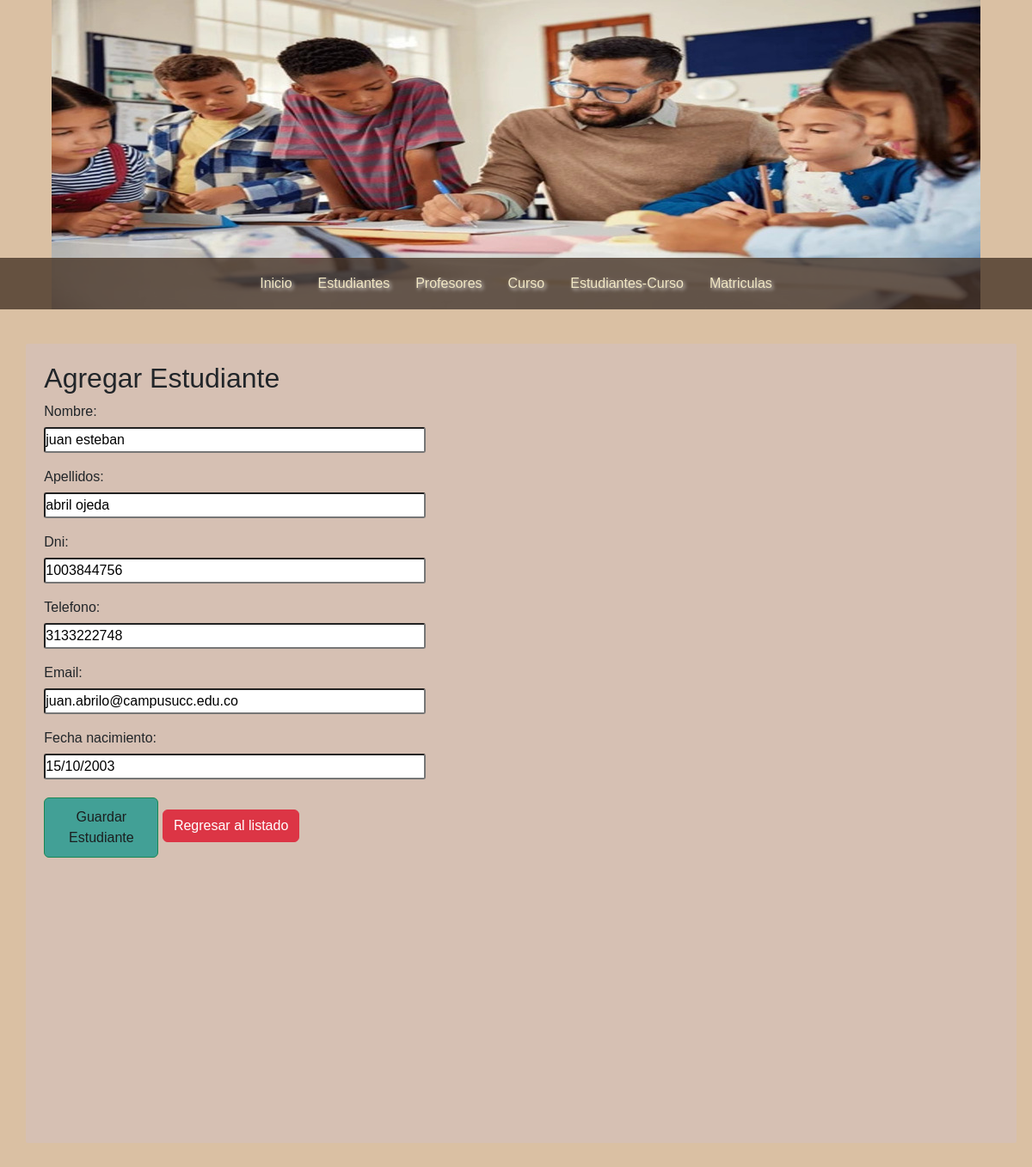
Page /estudiantes/editar/14/ on the committed database.
### persona/models.py (models this page shows, shortened)
class Persona(models.Model):
    nombre = models.CharField(max_length=100)
    apellidos = models.CharField(max_length=100)
    dni = models.CharField(max_length=10)
    telefono = models.CharField(max_length=10)
    email = models.EmailField()
    fecha_nacimiento = models.DateField()
    rol = models.CharField(max_length=20)
    created_at = models.DateTimeField(auto_now_add=True)
    class Meta:
        db_table = 'persona'

### persona/views.py (the view)
# urls.py: path('estudiantes/editar/<int:estudiante_id>/', editar_estudiante, name='editar_estudiante'),
def editar_estudiante(request, estudiante_id):
    estudiante_instance = get_object_or_404(Persona, id=estudiante_id)
    if request.method == 'POST':
        form = PersonaForm(request.POST, instance=estudiante_instance)
        if form.is_valid():
            form.save()
            return redirect('lista-estudiantes')
    else:
        form = PersonaForm(instance=estudiante_instance)
    return render(request, 'formulario_estudiante.html', {'form': form})

### persona/forms.py
class PersonaForm(forms.ModelForm):
    class Meta:
        model = Persona
        fields = ['nombre', 'apellidos', 'dni', 'telefono', 'email', 'fecha_nacimiento']  # Elimina 'rol' de los campos editables

### persona/templates/formulario_estudiante.html (shortened to what this page needs)
{% extends "index.html" %}
{% block content %}
    <h2>Agregar Estudiante</h2>
    <form method="post">
        {{ form.as_p }}
        <button type="submit" class="btn btn-success">Guardar Estudiante</button>
        <a href="{% url 'lista-estudiantes' %}" class="btn btn-danger">Regresar al listado</a>
    </form>
{% endblock %}

### mainApp/static/css/styles.css (style rules this page uses)
* { margin: 0px; padding: 0px; font-family: Arial, Helvetica, sans-serif; text-decoration: none; }
body { background-color: #DAC0A3; }
.box form { width: 40%; }
.box form input, .box form label { display: block; border-radius: 3px; height: 30px; }
.box form input { width: 100%; margin-bottom: 15px; }
.box form input[type="submit"], .box form button { padding: 10px; margin-top: 5px; background: #42a096; color: #1B1E1F; width: 30%; transition: 300ms all; }

### mainApp/templates/index.html (style rules this page uses)
body { background-color: #DAC0A3; }

### rows in the picture
Persona: nombre "juan esteban", apellidos "abril ojeda", dni "1003844756", telefono "3133222748", email "juan.abrilo@campusucc.edu.co", fecha_nacimiento "15/10/2003"
